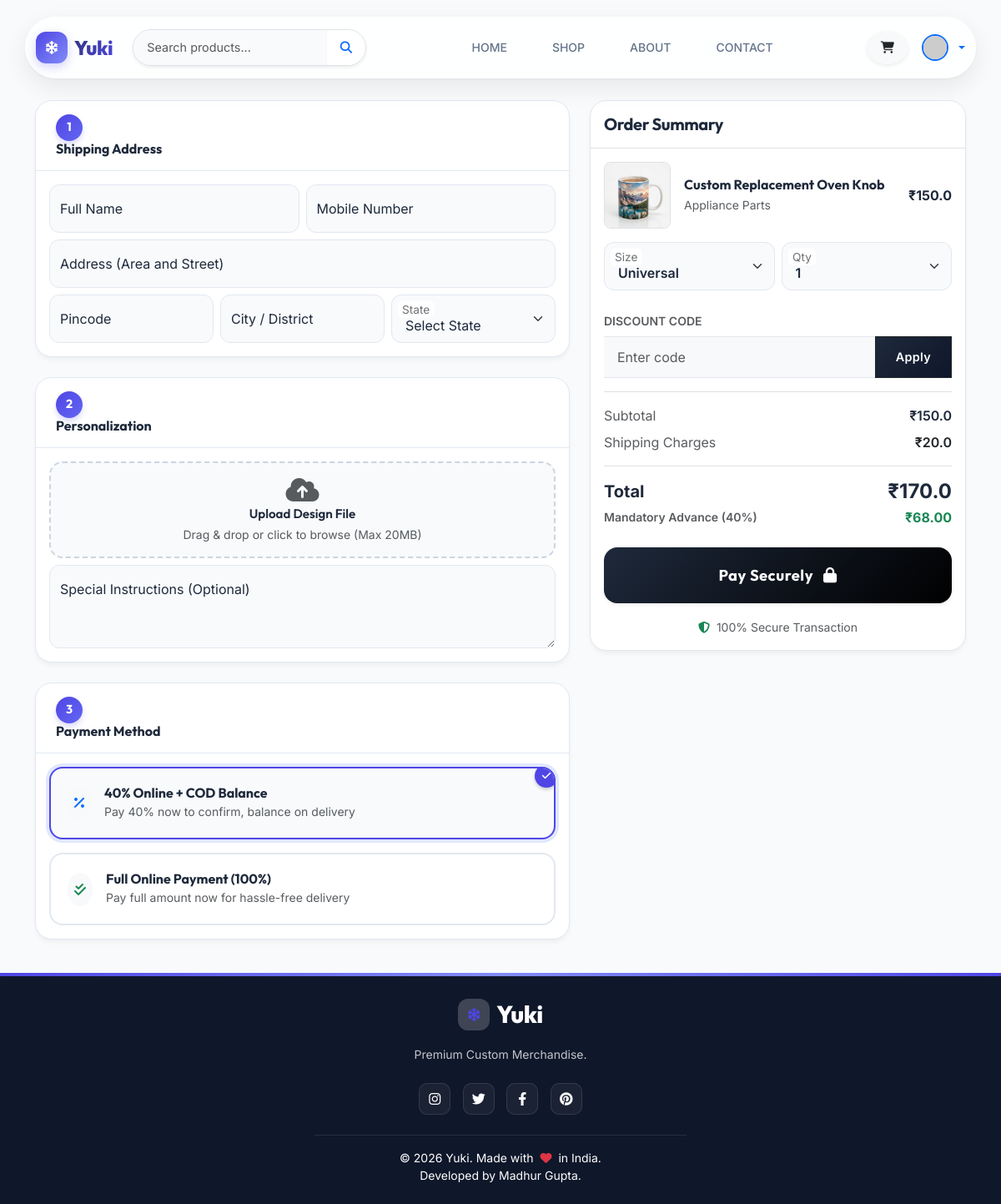
Screenshot of /checkout/1 (signed in) with the database file from the repository.
### models.py (models this page shows, shortened)
class Product(db.Model):
    id = db.Column(db.Integer, primary_key=True)
    name = db.Column(db.String(150), nullable=False)
    base_price = db.Column(db.Float, nullable=False)
    shipping_charge = db.Column(db.Float, default=0.0)
    section = db.Column(db.String(50), nullable=False)  # Main Type: T-Shirts, Hoodies
    section_icon = db.Column(db.String(50), default='fas fa-box-open') # Icon class for UI
    category = db.Column(db.String(50), nullable=False) # Subtype: Oversized, Ceramic
    description = db.Column(db.Text, nullable=True)
    sizes = db.Column(db.String(100), default="S, M, L, XL")
    image_file = db.Column(db.String(120), nullable=False, default='default.jpg')
    images = db.relationship('ProductImage', backref='product', lazy=True, cascade="all, delete-orphan")
    stock = db.Column(db.Integer, default=10)
    advance_percentage = db.Column(db.Float, default=40.0)
    bulk_min_qty = db.Column(db.Integer, default=0)
    bulk_discount_percentage = db.Column(db.Float, default=0.0)

### controllers/user_controller.py (the view, shortened to what this page needs)
@login_required
def checkout(product_id):
    if current_user.is_admin:
        flash("Admins cannot perform checkout.", "warning")
        return redirect(url_for('admin_bp.dashboard'))
    product = Product.query.get_or_404(product_id)
    active_coupons = Coupon.query.filter_by(is_active=True).all()
    return render_template('user/checkout.html', product=product, coupons=active_coupons)

### templates/user/checkout.html (shortened to what this page needs)
{% extends "layouts/base.html" %}
{% block content %}
<div class="container py-3">
    <form method="POST" enctype="multipart/form-data">
        <div class="row g-4">
            <div class="col-lg-7">
                <div class="modern-card">
                    <div class="modern-card-header">
                        <div class="step-number">1</div>
                        <h6 class="mb-0 fw-700 text-accent">Shipping Address</h6>
                    </div>
                    <div class="p-3">
                        <div id="addressFormFields" {% if current_user.address %}class="d-none" {% endif %}>
                            <div class="row g-2">
                                <div class="col-md-6">
                                    <div class="form-floating">
                                        <input type="text" name="full_name" class="form-control" id="floatingName"
                                            placeholder="Name" required>
                                        <label for="floatingName">Full Name</label>
                                    </div>
                                </div>
                                <div class="col-md-6">
                                    <div class="form-floating">
                                        <input type="tel" name="mobile_number" class="form-control" id="floatingMobile"
                                            placeholder="Phone" maxlength="10" required>
                                        <label for="floatingMobile">Mobile Number</label>
                                    </div>
                                </div>
                                <div class="col-12">
                                    <div class="form-floating">
                                        <input type="text" name="address" class="form-control" id="floatingAddress"
                                            placeholder="Address" required>
                                        <label for="floatingAddress">Address (Area and Street)</label>
                                    </div>
                                </div>
                                <div class="col-md-4">
                                    <div class="form-floating">
                                        <input type="text" name="pincode" class="form-control" id="floatingPincode"
                                            placeholder="Pincode" maxlength="6" required>
                                        <label for="floatingPincode">Pincode</label>
                                    </div>
                                </div>
                                <div class="col-md-4">
                                    <div class="form-floating">
                                        <input type="text" name="city" class="form-control" id="floatingCity"
                                            placeholder="City" required>
                                        <label for="floatingCity">City / District</label>
                                    </div>
                                </div>
                                <div class="col-md-4">
                                    <div class="form-floating">
                                        <select name="state" class="form-select" id="floatingState" required>
                                            <option value="" disabled selected>Select State</option>
                                        </select>
                                        <label for="floatingState">State</label>
                                    </div>
                                </div>
                            </div>
                        </div>
                    </div>
                </div>
                <div class="modern-card">
                    <div class="modern-card-header">
                        <div class="step-number">2</div>
                        <h6 class="mb-0 fw-700 text-accent">Personalization</h6>
                    </div>
                    <div class="p-3">
                        <div class="upload-zone p-3 text-center position-relative mb-2">
                            <i class="fas fa-cloud-upload-alt fa-2x text-muted mb-1" id="uploadIcon"></i>
                            <h6 class="fw-600 text-accent mb-1" id="fileName" style="font-size: 0.95rem;">Upload Design
                                File</h6>
                            <p class="small text-muted mb-0">Drag & drop or click to browse (Max 20MB)</p>
                        </div>
                        <div class="form-floating">
                            <textarea name="instructions" class="form-control" placeholder="Comments" id="instructions"
                                style="height: 100px"></textarea>
                            <label for="instructions">Special Instructions (Optional)</label>
                        </div>
                    </div>
                </div>
                <div class="modern-card">
                    <div class="modern-card-header">
                        <div class="step-number">3</div>
                        <h6 class="mb-0 fw-700 text-accent">Payment Method</h6>
                    </div>
                    <div class="p-3">
                        <div class="payment-tile mb-3 active" onclick="selectPayment('pay40', this)">
                            <div class="d-flex align-items-center justify-content-between">
                                <div class="d-flex align-items-center">
                                    <div class="bg-light p-2 rounded-circle me-3">
                                        <i class="fas fa-percentage text-primary"></i>
                                    </div>
                                    <div>
                                        <h6 class="fw-700 mb-0 text-accent">{{ product.advance_percentage|round|int }}%
                                            Online + COD Balance</h6>
                                        <small class="text-muted">Pay {{ product.advance_percentage|round|int }}% now to
                                            confirm, balance on delivery</small>
                                    </div>
                                </div>
                            </div>
                        </div>
                        <div class="payment-tile" onclick="selectPayment('pay100', this)">
                            <div class="d-flex align-items-center justify-content-between">
                                <div class="d-flex align-items-center">
                                    <div class="bg-light p-2 rounded-circle me-3">
                                        <i class="fas fa-check-double text-success"></i>
                                    </div>
                                    <div>
                                        <h6 class="fw-700 mb-0 text-accent">Full Online Payment (100%)</h6>
                                        <small class="text-muted">Pay full amount now for hassle-free delivery</small>
                                    </div>
                                </div>
                            </div>
                        </div>
                    </div>
                </div>
            </div>
            <div class="col-lg-5">
                <div class="summary-card">
                    <div class="p-3 border-bottom">
                        <h5 class="fw-700 mb-0 text-accent ls-tight">Order Summary</h5>
                    </div>
                    <div class="p-3">
                        <div class="d-flex align-items-center mb-3">
                            {% if product.image_file %}
                            <img src="{{ url_for('static', filename='images/' + product.image_file) }}"
                                class="rounded-3 border" style="width: 80px; height: 80px; object-fit: cover;">
                            {% endif %}
                            <div class="ms-3">
                                <h6 class="fw-700 text-accent mb-1">{{ product.name }}</h6>
                                <p class="text-muted small mb-0">{{ product.category }}</p>
                            </div>
                            <div class="ms-auto fw-700 text-accent">₹{{ product.base_price }}</div>
                        </div>
                        <div class="row g-2 mb-3">
                            <div class="col-6">
                                <div class="form-floating">
                                    <select name="size" class="form-select fw-600">
                                        {% for size in product.sizes.split(',') if product.sizes %}
                                        <option value="{{ size }}">{{ size }}</option>
                                        {% else %}
                                        <option value="Std">Std</option>
                                        {% endfor %}
                                    </select>
                                    <label>Size</label>
                                </div>
                            </div>
                            <div class="col-6">
                                <div class="form-floating">
                                    <select name="quantity" id="qtyInput" class="form-select fw-600"
                                        onchange="updateTotal()">
                                        <option value="1">1</option>
                                    </select>
                                    <label>Qty</label>
                                </div>
                            </div>
                        </div>
                        <div class="mt-4 mb-3">
                            <label class="form-label fw-600 small text-muted text-uppercase">Discount Code</label>
                            <div class="input-group">
                                <input type="text" id="couponCodeInput" class="form-control bg-light"
                                    placeholder="Enter code">
                                <button type="button" id="applyBtn" class="btn btn-dark"
                                    onclick="applyCoupon()">Apply</button>
                            </div>
                        </div>
                        <div class="border-top border-bottom py-3 my-3">
                            <div class="d-flex justify-content-between mb-2">
                                <span class="text-muted">Subtotal</span>
                                <span class="fw-600">₹<span id="subtotalDisplay">{{ product.base_price }}</span></span>
                            </div>
                            <div class="d-flex justify-content-between">
                                <span class="text-muted">Shipping Charges</span>
                                <span class="fw-600 text-dark">
                                    {% if product.shipping_charge > 0 %}
                                    ₹{{ product.shipping_charge }}
                                    {% else %}
                                    <span class="text-success">Free</span>
                                    {% endif %}
                                </span>
                            </div>
                        </div>
                        <div class="d-flex justify-content-between align-items-center mb-1">
                            <span class="fw-700 h5 mb-0 text-accent">Total</span>
                            <span class="fw-700 h4 mb-0 text-accent">₹<span id="totalDisplay">{{ product.base_price +
                                    (product.shipping_charge or 0) }}</span></span>
                        </div>
                        <div class="d-flex justify-content-between align-items-center mb-4">
                            <span class="text-muted small fw-600" id="advanceLabel">Mandatory Advance ({{
                                product.advance_percentage|round|int }}%)</span>
                            <span class="text-success fw-bold">₹<span id="advanceDisplay">{{
                                    "%.2f"|format((product.base_price + (product.shipping_charge or 0)) *
                                    (product.advance_percentage / 100))
                                    }}</span></span>
                        </div>
                        <button type="submit" id="submitBtn" class="btn-pay shadow-sm">
                            Pay Securely <i class="fas fa-lock ms-2"></i>
                        </button>
                        <div class="text-center mt-3">
                            <small class="text-muted"><i class="fas fa-shield-alt me-1 text-success"></i> 100% Secure
                                Transaction</small>
                        </div>
                    </div>
                </div>
            </div>
        </div>
    </form>
</div>
{% endblock %}

### rows the page displays
Product: advance_percentage "40", image_file (picture), name "Custom Replacement Oven Knob", category "Appliance Parts", base_price "150.0", shipping_charge "20.0", base_price+shipping_charge "170.0", base_price+shipping_charge+advance_percentage "68.00"

### other values shown
form field size "Universal"
